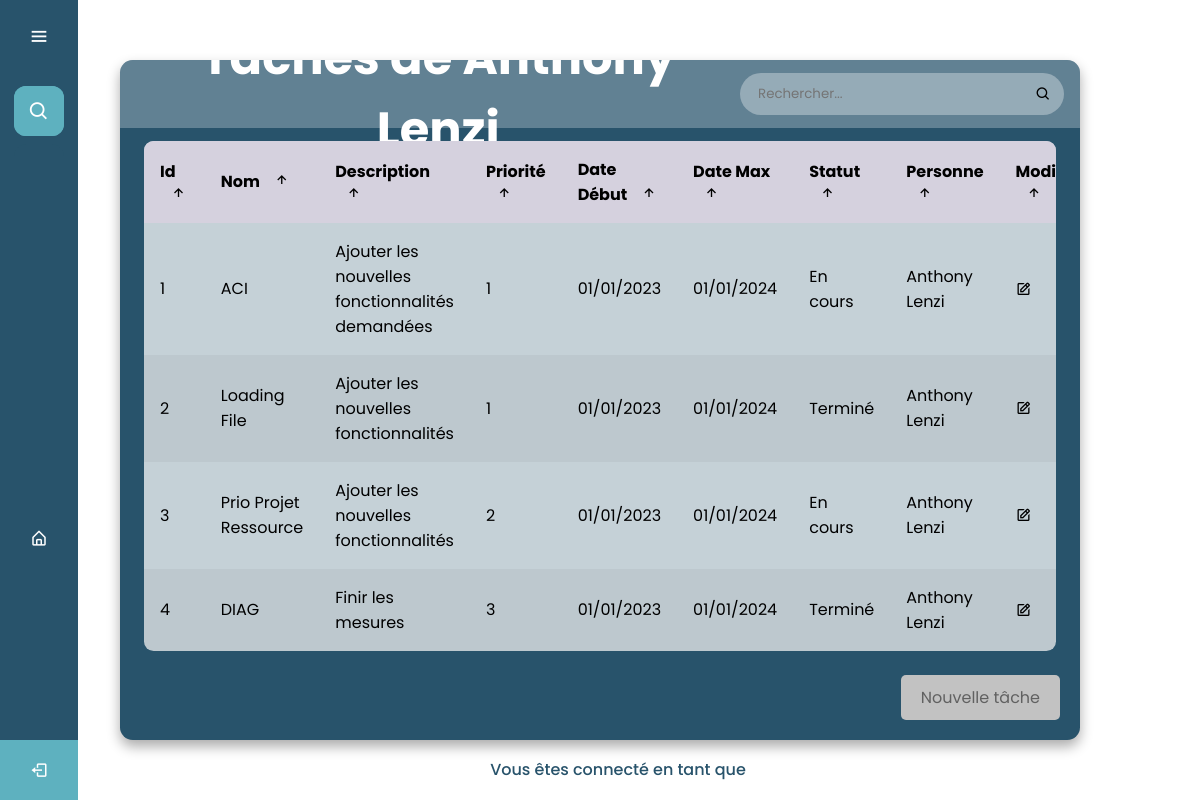
/PAGES/ADMIN_Select_Equipe.php?utilisateur=3, run on an earlier commit of the app's database.
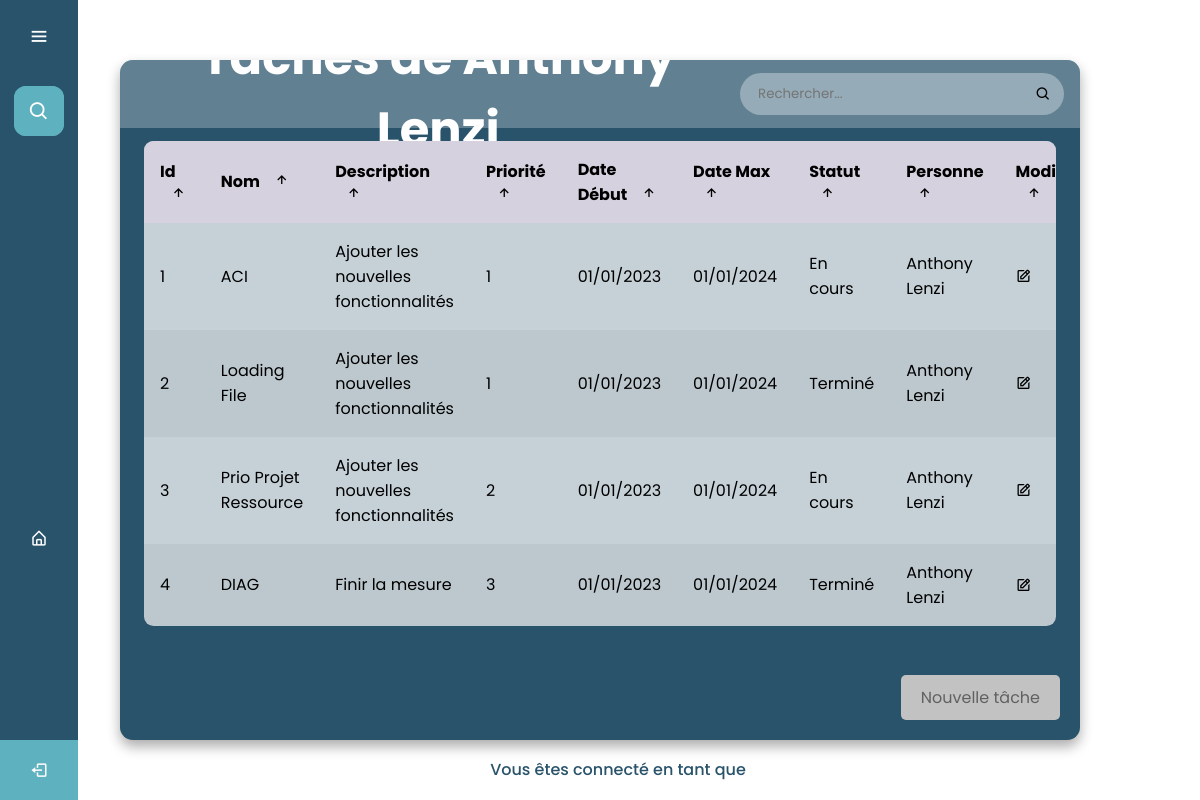
And on a later commit of the database.
### tables this page shows
CREATE TABLE Tache (
    IdTache INTEGER PRIMARY KEY NOT NULL,
    NomTache TEXT NOT NULL,
    DescriptionTache TEXT NOT NULL,
    PrioriteTache INTEGER NOT NULL,
    DateDebutTache TEXT NOT NULL,
    DateMaxTache TEXT NOT NULL,
    StatutTache TEXT NOT NULL,
    IdUtilisateur INTEGER NOT NULL,
    FOREIGN KEY (IdUtilisateur) REFERENCES Utilisateur(IdUtilisateur)
);

### PAGES/ADMIN_Select_Equipe.php (the view, shortened to what this page needs)
<!DOCTYPE html>
<html lang="en" dir="ltr">
  <head>
    <link rel="stylesheet" href="../CSS/ADMIN_Tache.css">
    <link href='https://unpkg.com/boxicons@2.0.7/css/boxicons.min.css' rel='stylesheet'>
   </head>
<body>
  <div class="sidebar">
    <div class="logo-details">
        <i class='bx bx-menu' id="btn" ></i>
    </div>
    <ul class="nav-list">
      <li>
          <i class='bx bx-search' ></i>
      </li>
      <li>
        <a href="../PAGES/ADMIN_Index.php">
          <i class='bx bx-home-alt Accueil'></i>
        </a>
      </li>
     <li class="profile no-animation">
        <a href="../PAGES/Login.php" class='TEST'>
          <i class='bx bx-log-out' id="log_out"></i>
        </a>
      </li>
    </ul>
  </div>
  <section class="home-section">
  <body>
    <main class="table">
        <section class="table__header">
        <?php
          if (isset($_GET["utilisateur"])) {
            $idUtilisateur = $_GET["utilisateur"];
            $pdo = new PDO("sqlite:../DATABASE/bdd.sqlite");
            try {
              $taches = $pdo->query("
                SELECT Tache.*, Utilisateur.NomUtilisateur, Utilisateur.PrenomUtilisateur
                FROM Tache
                INNER JOIN Utilisateur ON Tache.IdUtilisateur = Utilisateur.IdUtilisateur
                WHERE Utilisateur.IdUtilisateur = $idUtilisateur AND Utilisateur.AccesUtilisateur != 'ADMIN'
              ");
              $utilisateur = $taches->fetch();
              $nomUtilisateur = $utilisateur['NomUtilisateur'];
              $prenomUtilisateur = $utilisateur['PrenomUtilisateur'];
              echo "<h1 class='TableTitre'>Tâches de $prenomUtilisateur $nomUtilisateur</h1>";
            } catch (PDOException $e) {
              die($e);
            }
          }
        ?>
            <div class="input-group">
                <input type="search" placeholder="Rechercher...">
                <i class='bx bx-search'></i>
            </div>
        </section>
        <section class="table__body">
            <table>
                <thead>
                    <tr>
                        <th> Id <span class="icon-arrow"><i class='bx bx-up-arrow-alt' ></span></th>
                        <th> Nom <span class="icon-arrow"><i class='bx bx-up-arrow-alt' ></span></th>
                        <th> Description <span class="icon-arrow"><i class='bx bx-up-arrow-alt' ></span></th>
                        <th> Priorité <span class="icon-arrow"><i class='bx bx-up-arrow-alt' ></span></th>
                        <th> Date début <span class="icon-arrow"><i class='bx bx-up-arrow-alt' ></span></th>
                        <th> Date max <span class="icon-arrow"><i class='bx bx-up-arrow-alt' ></span></th>
                        <th> Statut <span class="icon-arrow"><i class='bx bx-up-arrow-alt' ></span></th>
                        <th> Personne <span class="icon-arrow"><i class='bx bx-up-arrow-alt' ></span></th>
                        <th> Modifier <span class="icon-arrow"><i class='bx bx-up-arrow-alt' ></span></th>
                    </tr>
                </thead>
                <tbody>
                <?php
                  if (isset($_GET["utilisateur"])) {
                      $ID = $_GET["utilisateur"];
                      $pdo = new PDO("sqlite:../DATABASE/bdd.sqlite");
                      try {
                          $Taches = $pdo->query("SELECT Tache.*, Utilisateur.NomUtilisateur, Utilisateur.PrenomUtilisateur FROM Tache INNER JOIN Utilisateur ON Tache.IdUtilisateur = Utilisateur.IdUtilisateur WHERE Utilisateur.IdUtilisateur = $ID AND Utilisateur.AccesUtilisateur != 'ADMIN'");
                          foreach ($Taches as $Tache) {
                              print "<tr><td>" . $Tache["IdTache"] . "</td> <td>" . $Tache["NomTache"] . "</td> <td>" . $Tache["DescriptionTache"] . "</td> <td>" . $Tache["PrioriteTache"] . "</td> <td>" . $Tache["DateDebutTache"] . "</td> <td>" . $Tache["DateMaxTache"] . "</td> <td>" . $Tache["StatutTache"] . "</td> <td>" . $Tache["PrenomUtilisateur"] . " " . $Tache["NomUtilisateur"] . "</td>                  <td> <a href='../PHP/ADMIN_Select_Equipe_Edit.php?ID=" . $Tache["IdTache"] . "' class='boutonModifier'><i class='bx bx-edit tablebtn'></i></i></a> </td>                   <td><form action='../PHP/ADMIN_Select_Equipe_Delete_Config.php' method='post'><input type='hidden' name='id' value=' " . $Tache["IdTache"] . "'><button type='submit' value='Supprimer' class='BoutonSupp'><i class='bx bx-x'></i></form></td>                 </tr>";
                          }
                      } catch (PDOException $e) {
                          die($e);
                      }
                  }
                ?>
                </tbody>
            </table>
        </section>
        <a href="../PAGES/ADMIN_Select_Equipe_Input.php" class='btntest'>Nouvelle tâche</a>
    </main>
</body>
      <div class='text2'>
        Vous êtes connecté en tant que <span class='ConnectAs'><?php echo $_SESSION['PrenomUtilisateur'] . ' ' . $_SESSION['NomUtilisateur']; ?></span>
    </div>
  </section>
</body>
</html>

### CSS/ADMIN_Tache.css (style rules this page uses)
* { margin: 0; padding: 0; box-sizing: border-box; font-family: "Poppins" , sans-serif; }
.sidebar { position: fixed; left: 0; top: 0; height: 100%; width: 78px; background: #28536B; padding: 6px 14px; z-index: 99; transition: all 0.5s ease; }
.sidebar .logo-details { height: 60px; display: flex; align-items: center; position: relative; }
.sidebar .logo-details #btn { position: absolute; top: 50%; right: 0; transform: translateY(-50%); font-size: 22px; text-align: center; cursor: pointer; transition: all 0.5s ease; }
.sidebar i { color: #fff; height: 60px; min-width: 50px; font-size: 28px; text-align: center; line-height: 60px; }
.sidebar .nav-list { margin-top: 20px; height: 100%; }
.sidebar li { position: relative; margin: 8px 0; list-style: none; }
.sidebar .bx-search { position: absolute; top: 50%; left: 0; transform: translateY(-50%); font-size: 22px; background: #5EB1BF; color: #FFF; }
.sidebar li a:not(.TEST) { display: flex; height: 100%; width: 100%; border-radius: 12px; align-items: center; text-decoration: none; transition: all 0.4s ease; background: #28536B; }
.sidebar li i { height: 50px; line-height: 50px; font-size: 18px; border-radius: 12px; }
.sidebar li.profile { position: fixed; height: 60px; width: 78px; left: 0; bottom: -8px; padding: 10px 14px; background: #5EB1BF; transition: all 0.5s ease; overflow: hidden; }
.sidebar .profile #log_out { position: absolute; top: 50%; right: 0; transform: translateY(-50%); background: #5EB1BF; width: 100%; height: 60px; line-height: 60px; border-radius: 0px; transition: all 0.5s ease; }
.home-section { display: flex; flex-direction: column; justify-content: center; align-items: center; height: 100%; text-align: center; margin: 0 auto; }
.text2 { color: #28536B; font-size: 1rem; font-weight: 500; margin: 18px; align-self: center; text-align: center; position: absolute; bottom: 0; left: 50%; transform: translateX(-50%); }
body { min-height: 100vh; background: url(images/html_table.jpg) center / cover; display: flex; justify-content: center; align-items: center; }
main.table { width: 80vw; height: 85vh; background-color: #28536B; backdrop-filter: blur(7px); box-shadow: 0 .4rem .8rem #0005; border-radius: .8rem; overflow: hidden; }
.table__header { width: 100%; height: 10%; background-color: #fff4; padding: .8rem 1rem; display: flex; justify-content: space-between; align-items: center; }
.TableTitre { color: #fff; font-size: 3rem; }
.table__header .input-group { width: 35%; height: 100%; background-color: #fff5; padding: 0 .8rem; border-radius: 2rem; display: flex; justify-content: center; align-items: center; transition: .2s; }
.table__header .input-group input { width: 100%; padding: 0 .5rem 0 .3rem; background-color: transparent; border: none; outline: none; }
.table__body { width: 95%; max-height: calc(89% - 1.6rem); background-color: #fffb; margin: .8rem auto; border-radius: .6rem; overflow: auto; overflow: overlay; }
table { width: 100%; }
table, th, td { border-collapse: collapse; padding: 1rem; text-align: left; }
thead th { position: sticky; top: 0; left: 0; background-color: #d5d1defe; cursor: pointer; text-transform: capitalize; }
tbody tr:nth-child(even) { background-color: #0000000b; }
tbody tr { --delay: .1s; transition: .5s ease-in-out var(--delay), background-color 0s; }
tbody tr td, tbody tr td p, tbody tr td img { transition: .2s ease-in-out; }
thead th span.icon-arrow { display: inline-block; width: 1.3rem; height: 1.3rem; border-radius: 50%; border: 1.4px solid transparent; text-align: center; font-size: 1rem; margin-left: .5rem; transition: .2s ease-in-out; }
.bx-search, .tablebtn { animation: none; text-decoration: none; color: black; }
.bx-search, .tablebtn:hover { color: #5EB1BF; }
.bx-search { color: black; }
.btntest { background-color: #c2c2c2; color: #616161; border: none; border-radius: 5px; padding: 10px 20px; font-size: 16px; cursor: pointer; margin: 4px 2px; transition-duration: 0.4s; text-decoration: none; display: inline-block; text-align: center; position: absolute; margin: 0px 0px 0px 0px; bottom: 20px; right: 20px; }

What changed in the data, as far as the page shows it:
changed tache "ACI": DescriptionTache "Ajouter les nouvelles fonctionnalités demandées" → "Ajouter les nouvelles fonctionnalités"
changed tache "DIAG": DescriptionTache "Finir les mesures" → "Finir la mesure"
